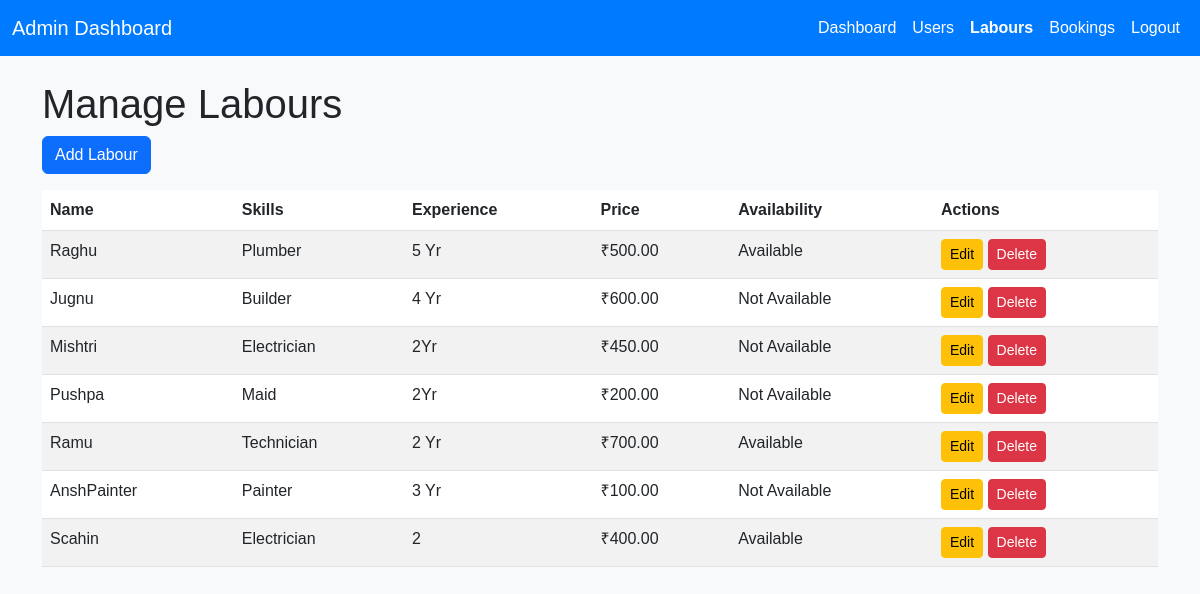
The app's page /manage-labours/ (signed in), older data.
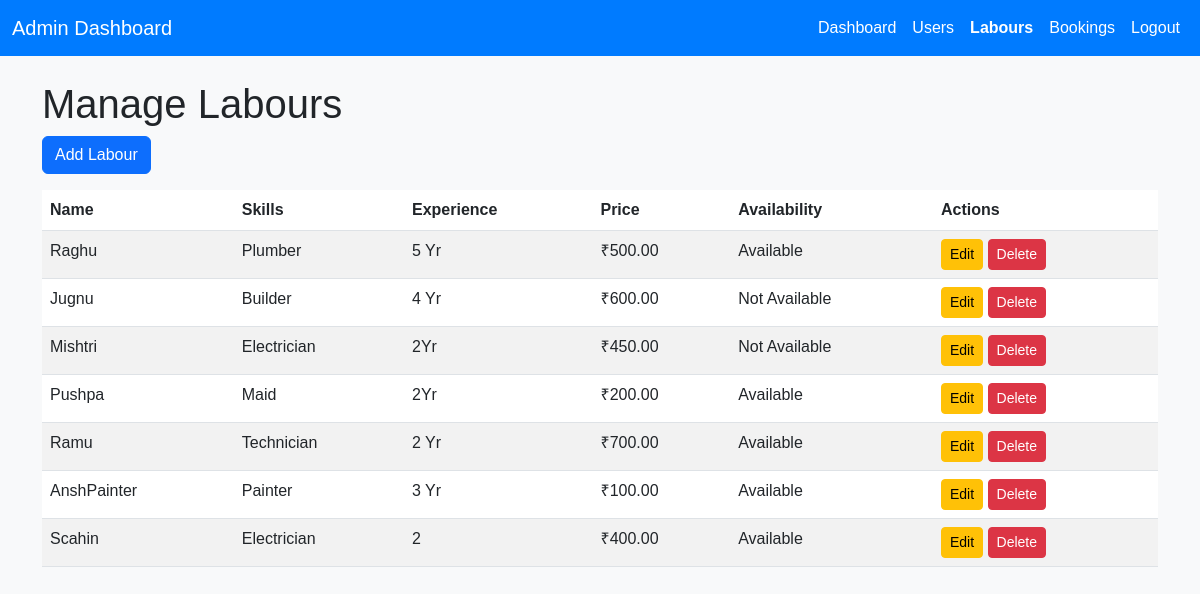
The same page, newer data.
### myapp/models.py (models this page shows, shortened)
class Labour(models.Model):
    user = models.OneToOneField(User, on_delete=models.CASCADE, related_name='labour_profile')
    phone = models.CharField(max_length=15, null=True, blank=True)  # Updated to CharField to handle phone numbers better
    image = models.ImageField(upload_to='images/', null=True, blank=True)
    skills = models.ManyToManyField(Skill, related_name='labours', blank=True)
    experience = models.CharField(max_length=100, null=True)
    email = models.EmailField(max_length=254, null=True, blank=True)
    price = models.DecimalField(max_digits=10, decimal_places=2, null=True,blank=True)
    is_available = models.BooleanField(default=True)
    last_booking_time = models.DateTimeField(null=True, blank=True)

### myapp/views.py (the view)
# urls.py: path('manage-labours/', views.manage_labours, name='manage_labours'),
@login_required
def manage_labours(request):
    labours = Labour.objects.all()
    return render(request, 'admin/Custom_admin_dashboard.html', {'labours': labours, 'active_tab': 'labours'})

### templates/admin/Custom_admin_dashboard.html (shortened to what this page needs)
<!DOCTYPE html>
<html lang="en">
<head>
    <link href="https://cdn.jsdelivr.net/npm/bootstrap@5.3.0/dist/css/bootstrap.min.css" rel="stylesheet">
    <link href="https://cdnjs.cloudflare.com/ajax/libs/font-awesome/6.0.0-beta3/css/all.min.css" rel="stylesheet">
</head>
<body>
    <nav class="navbar navbar-expand-lg navbar-dark">
        <div class="container-fluid">
            <a class="navbar-brand" href="#">Admin Dashboard</a>
            <div class="collapse navbar-collapse" id="navbarNav">
                <ul class="navbar-nav ms-auto">
                    <li class="nav-item">
                        <a class="nav-link {% if active_tab == 'dashboard' %}active{% endif %}" href="{% url 'dashboard' %}">Dashboard</a>
                    </li>
                    <li class="nav-item">
                        <a class="nav-link {% if active_tab == 'users' %}active{% endif %}" href="{% url 'manage_users' %}">Users</a>
                    </li>
                    <li class="nav-item">
                        <a class="nav-link {% if active_tab == 'labours' %}active{% endif %}" href="{% url 'manage_labours' %}">Labours</a>
                    </li>
                    <li class="nav-item">
                        <a class="nav-link {% if active_tab == 'bookings' %}active{% endif %}" href="{% url 'manage_bookings' %}">Bookings</a>
                    </li>
                    <li class="nav-item">
                        <a class="nav-link" href="#">Logout</a>
                    </li>
                </ul>
            </div>
        </div>
    </nav>
    <div class="container mt-4">
        {% if active_tab == 'labours' %}
        <h1>Manage Labours</h1>
        <a href="{% url 'add_labour' %}" class="btn btn-primary mb-3">Add Labour</a>
        <div class="table-responsive">
            <table class="table table-striped">
                <thead>
                    <tr>
                        <th>Name</th>
                        <th>Skills</th>
                        <th>Experience</th>
                        <th>Price</th>
                        <th>Availability</th>
                        <th>Actions</th>
                    </tr>
                </thead>
                <tbody>
                    {% for labour in labours %}
                    <tr>
                        <td>{{ labour.user.username }}</td>
                        <td>
                            {% for skill in labour.skills.all %}
                                {{ skill.name }}{% if not forloop.last %}, {% endif %}
                            {% endfor %}
                        </td>
                        <td>{{ labour.experience }}</td>
                        <td>₹{{ labour.price }}</td>
                        <td>{{ labour.is_available|yesno:"Available,Not Available" }}</td>
                        <td>
                            <a href="{% url 'edit_labour' labour.id %}" class="btn btn-sm btn-warning">Edit</a>
                            <a href="{% url 'delete_labour' labour.id %}" class="btn btn-sm btn-danger">Delete</a>
                        </td>
                    </tr>
                    {% endfor %}
                </tbody>
            </table>
        </div>
        {% endif %}
    </div>
</body>
</html>

Row changes from the older to the newer data that the page shows:
changed Labour "Pushpa": is_available "Not Available" → "Available"
changed Labour "3 Yr": is_available "Not Available" → "Available"
